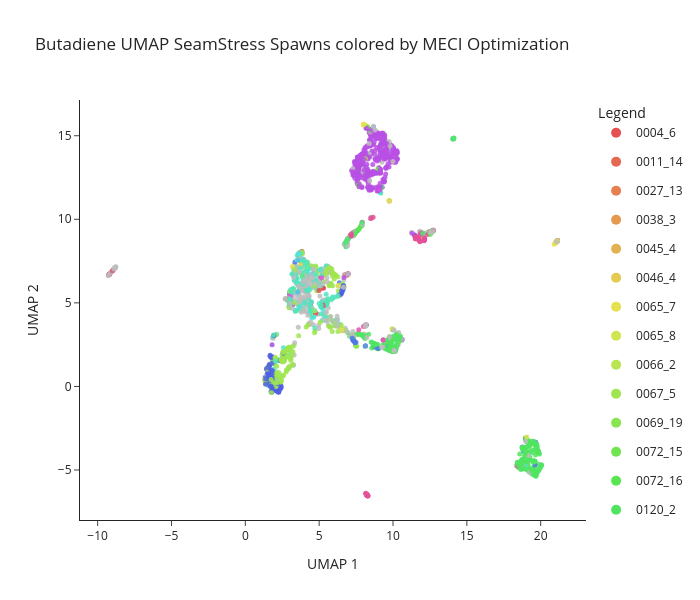

The cell this chart's notebook holds for it:
### Code cell
import plotly.graph_objects as go
import pandas as pd
import numpy as np

# --- Load labels ---
df = pd.read_csv(csv_file)
meci_idx_to_type = dict(zip(df['idx'], df['meci_type']))

unique_types = sorted(df['meci_type'].unique())


import colorsys

def generate_colors(n):
    return [
        f"rgb({int(r*255)}, {int(g*255)}, {int(b*255)})"
        for r, g, b in (
            colorsys.hsv_to_rgb(i / n, 0.65, 0.9)
            for i in range(n)
        )
    ]

unique_types = sorted(df['meci_type'].unique())
base_colors = generate_colors(len(unique_types))

type_to_color = dict(zip(unique_types, base_colors))

# --- Point metadata ---
point_types = [meci_idx_to_type.get(i, "Unknown") for i in idx]
point_colors = [type_to_color.get(t, "#bdbdbd") for t in point_types]

# --- Regular points trace ---
scatter = go.Scatter(
    x=reduced_space[:, 0],
    y=reduced_space[:, 1],
    mode="markers",
    marker=dict(
        size=5,
        color=point_colors,
        opacity=0.85
    ),
    text=[
        f"idx: {i}<br>MECI type: {t}"
        for i, t in zip(idx, point_types)
    ],
    hoverinfo="text",
    showlegend=False
)

# --- Star points ---
star_indices = np.arange(len(reduced_space) - n_star, len(reduced_space))
star_traces = []


# --- MECI type legend (dummy traces for legend only) ---
type_legend_traces = [
    go.Scatter(
        x=[None],
        y=[None],
        mode="markers",
        marker=dict(size=10, color=color),
        legendgroup=t,
        showlegend=True,
        name=t
    )
    for t, color in type_to_color.items()
]

# --- Build figure ---
fig = go.Figure(
    data=[scatter] + star_traces + type_legend_traces
)

fig.update_layout(
    width=700,
    height=600,
    title=f"Butadiene {reduction_technique} SeamStress Spawns colored by MECI Optimization",
    xaxis_title=f"{reduction_technique} 1",
    yaxis_title=f"{reduction_technique} 2",
    legend_title_text="Legend",
    template="simple_white",
    hovermode="closest"
)

fig.show()

### Figure 1 — Plotly figure (JSON) as saved in the notebook; plotly's stock layout.template omitted (floating-point values rounded to 4 significant figures; data arrays with more than 128 entries replaced by an {"elided": "..."} marker saying what was removed)
{"data": [{"hoverinfo": "text", "marker": {"color": {"elided": "1836 str values"}, "opacity": 0.85, "size": 5}, "mode": "markers", "showlegend": false, "text": {"elided": "1836 str values"}, "type": "scatter", "x": {"elided": "1836 float values"}, "y": {"elided": "1836 float values"}}, {"legendgroup": "0004_6", "marker": {"color": "rgb(229, 80, 80)", "size": 10}, "mode": "markers", "name": "0004_6", "showlegend": true, "type": "scatter", "x": [null], "y": [null]}, {"legendgroup": "0011_14", "marker": {"color": "rgb(229, 104, 80)", "size": 10}, "mode": "markers", "name": "0011_14", "showlegend": true, "type": "scatter", "x": [null], "y": [null]}, {"legendgroup": "0027_13", "marker": {"color": "rgb(229, 128, 80)", "size": 10}, "mode": "markers", "name": "0027_13", "showlegend": true, "type": "scatter", "x": [null], "y": [null]}, {"legendgroup": "0038_3", "marker": {"color": "rgb(229, 152, 80)", "size": 10}, "mode": "markers", "name": "0038_3", "showlegend": true, "type": "scatter", "x": [null], "y": [null]}, {"legendgroup": "0045_4", "marker": {"color": "rgb(229, 177, 80)", "size": 10}, "mode": "markers", "name": "0045_4", "showlegend": true, "type": "scatter", "x": [null], "y": [null]}, {"legendgroup": "0046_4", "marker": {"color": "rgb(229, 201, 80)", "size": 10}, "mode": "markers", "name": "0046_4", "showlegend": true, "type": "scatter", "x": [null], "y": [null]}, {"legendgroup": "0065_7", "marker": {"color": "rgb(229, 225, 80)", "size": 10}, "mode": "markers", "name": "0065_7", "showlegend": true, "type": "scatter", "x": [null], "y": [null]}, {"legendgroup": "0065_8", "marker": {"color": "rgb(209, 229, 80)", "size": 10}, "mode": "markers", "name": "0065_8", "showlegend": true, "type": "scatter", "x": [null], "y": [null]}, {"legendgroup": "0066_2", "marker": {"color": "rgb(185, 229, 80)", "size": 10}, "mode": "markers", "name": "0066_2", "showlegend": true, "type": "scatter", "x": [null], "y": [null]}, {"legendgroup": "0067_5", "marker": {"color": "rgb(160, 229, 80)", "size": 10}, "mode": "markers", "name": "0067_5", "showlegend": true, "type": "scatter", "x": [null], "y": [null]}, {"legendgroup": "0069_19", "marker": {"color": "rgb(136, 229, 80)", "size": 10}, "mode": "markers", "name": "0069_19", "showlegend": true, "type": "scatter", "x": [null], "y": [null]}, {"legendgroup": "0072_15", "marker": {"color": "rgb(112, 229, 80)", "size": 10}, "mode": "markers", "name": "0072_15", "showlegend": true, "type": "scatter", "x": [null], "y": [null]}, {"legendgroup": "0072_16", "marker": {"color": "rgb(88, 229, 80)", "size": 10}, "mode": "markers", "name": "0072_16", "showlegend": true, "type": "scatter", "x": [null], "y": [null]}, {"legendgroup": "0120_2", "marker": {"color": "rgb(80, 229, 96)", "size": 10}, "mode": "markers", "name": "0120_2", "showlegend": true, "type": "scatter", "x": [null], "y": [null]}, {"legendgroup": "0129_13", "marker": {"color": "rgb(80, 229, 120)", "size": 10}, "mode": "markers", "name": "0129_13", "showlegend": true, "type": "scatter", "x": [null], "y": [null]}, {"legendgroup": "0129_14", "marker": {"color": "rgb(80, 229, 144)", "size": 10}, "mode": "markers", "name": "0129_14", "showlegend": true, "type": "scatter", "x": [null], "y": [null]}, {"legendgroup": "0133_16", "marker": {"color": "rgb(80, 229, 169)", "size": 10}, "mode": "markers", "name": "0133_16", "showlegend": true, "type": "scatter", "x": [null], "y": [null]}, {"legendgroup": "0133_8", "marker": {"color": "rgb(80, 229, 193)", "size": 10}, "mode": "markers", "name": "0133_8", "showlegend": true, "type": "scatter", "x": [null], "y": [null]}, {"legendgroup": "0158_3", "marker": {"color": "rgb(80, 229, 217)", "size": 10}, "mode": "markers", "name": "0158_3", "showlegend": true, "type": "scatter", "x": [null], "y": [null]}, {"legendgroup": "0171_9", "marker": {"color": "rgb(80, 217, 229)", "size": 10}, "mode": "markers", "name": "0171_9", "showlegend": true, "type": "scatter", "x": [null], "y": [null]}, {"legendgroup": "0182_4", "marker": {"color": "rgb(80, 193, 229)", "size": 10}, "mode": "markers", "name": "0182_4", "showlegend": true, "type": "scatter", "x": [null], "y": [null]}, {"legendgroup": "0190_12", "marker": {"color": "rgb(80, 169, 229)", "size": 10}, "mode": "markers", "name": "0190_12", "showlegend": true, "type": "scatter", "x": [null], "y": [null]}, {"legendgroup": "0190_8", "marker": {"color": "rgb(80, 144, 229)", "size": 10}, "mode": "markers", "name": "0190_8", "showlegend": true, "type": "scatter", "x": [null], "y": [null]}, {"legendgroup": "0194_8", "marker": {"color": "rgb(80, 120, 229)", "size": 10}, "mode": "markers", "name": "0194_8", "showlegend": true, "type": "scatter", "x": [null], "y": [null]}, {"legendgroup": "0198_2", "marker": {"color": "rgb(80, 96, 229)", "size": 10}, "mode": "markers", "name": "0198_2", "showlegend": true, "type": "scatter", "x": [null], "y": [null]}, {"legendgroup": "0198_3", "marker": {"color": "rgb(88, 80, 229)", "size": 10}, "mode": "markers", "name": "0198_3", "showlegend": true, "type": "scatter", "x": [null], "y": [null]}, {"legendgroup": "0203_19", "marker": {"color": "rgb(112, 80, 229)", "size": 10}, "mode": "markers", "name": "0203_19", "showlegend": true, "type": "scatter", "x": [null], "y": [null]}, {"legendgroup": "0203_6", "marker": {"color": "rgb(136, 80, 229)", "size": 10}, "mode": "markers", "name": "0203_6", "showlegend": true, "type": "scatter", "x": [null], "y": [null]}, {"legendgroup": "0218_6", "marker": {"color": "rgb(160, 80, 229)", "size": 10}, "mode": "markers", "name": "0218_6", "showlegend": true, "type": "scatter", "x": [null], "y": [null]}, {"legendgroup": "0236_15", "marker": {"color": "rgb(185, 80, 229)", "size": 10}, "mode": "markers", "name": "0236_15", "showlegend": true, "type": "scatter", "x": [null], "y": [null]}, {"legendgroup": "0240_13", "marker": {"color": "rgb(209, 80, 229)", "size": 10}, "mode": "markers", "name": "0240_13", "showlegend": true, "type": "scatter", "x": [null], "y": [null]}, {"legendgroup": "0240_6", "marker": {"color": "rgb(229, 80, 225)", "size": 10}, "mode": "markers", "name": "0240_6", "showlegend": true, "type": "scatter", "x": [null], "y": [null]}, {"legendgroup": "0255_9", "marker": {"color": "rgb(229, 80, 201)", "size": 10}, "mode": "markers", "name": "0255_9", "showlegend": true, "type": "scatter", "x": [null], "y": [null]}, {"legendgroup": "0261_5", "marker": {"color": "rgb(229, 80, 177)", "size": 10}, "mode": "markers", "name": "0261_5", "showlegend": true, "type": "scatter", "x": [null], "y": [null]}, {"legendgroup": "0263_14", "marker": {"color": "rgb(229, 80, 152)", "size": 10}, "mode": "markers", "name": "0263_14", "showlegend": true, "type": "scatter", "x": [null], "y": [null]}, {"legendgroup": "0263_17", "marker": {"color": "rgb(229, 80, 128)", "size": 10}, "mode": "markers", "name": "0263_17", "showlegend": true, "type": "scatter", "x": [null], "y": [null]}, {"legendgroup": "0273_11", "marker": {"color": "rgb(229, 80, 104)", "size": 10}, "mode": "markers", "name": "0273_11", "showlegend": true, "type": "scatter", "x": [null], "y": [null]}], "layout": {"height": 600, "hovermode": "closest", "legend": {"title": {"text": "Legend"}}, "title": {"text": "Butadiene UMAP SeamStress Spawns colored by MECI Optimization"}, "width": 700, "xaxis": {"title": {"text": "UMAP 1"}}, "yaxis": {"title": {"text": "UMAP 2"}}}}
